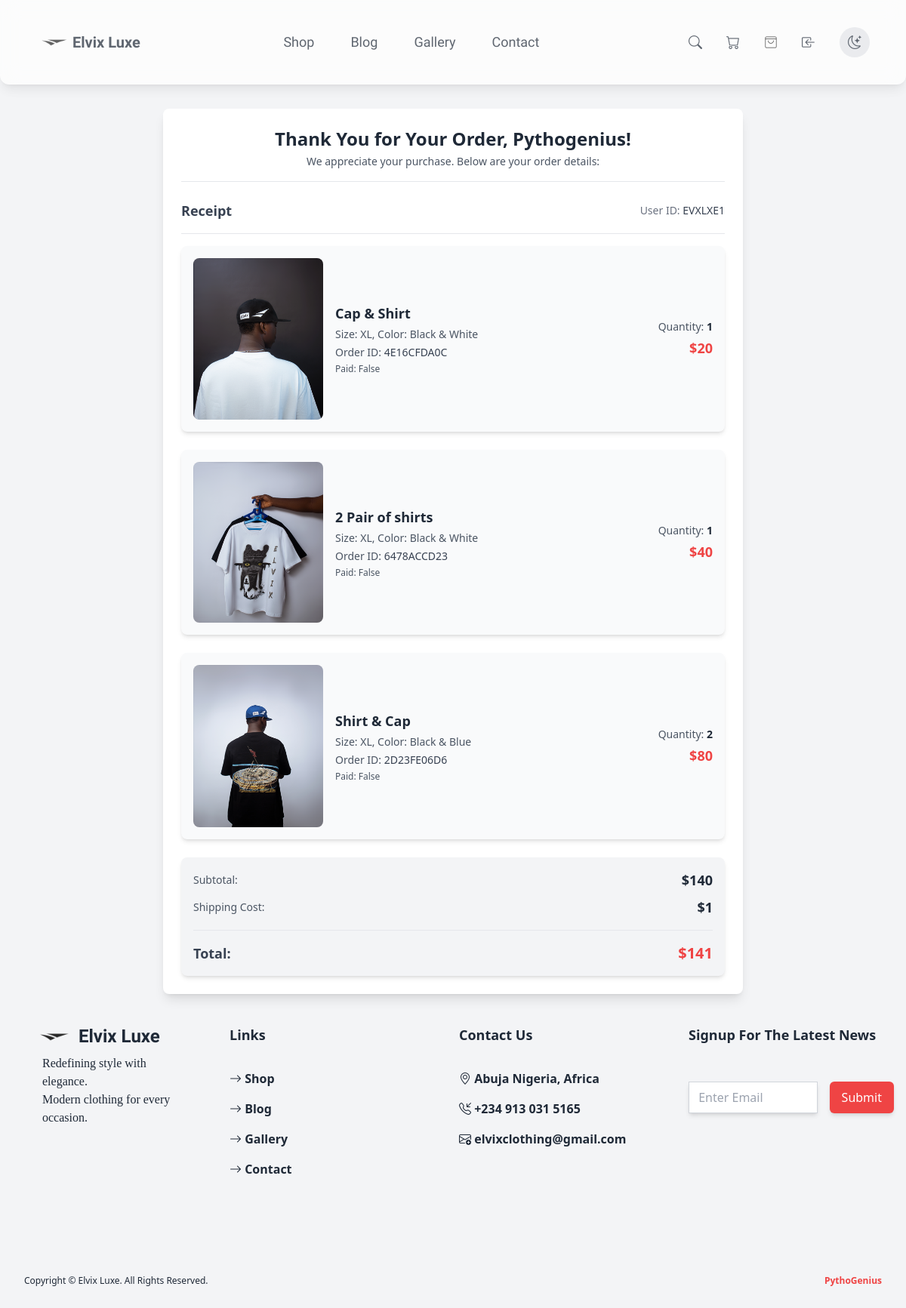
The page /orders/ (signed in) on the database its author committed.
### shop/models.py (models this page shows, shortened)
class MyCustomer(AbstractBaseUser, PermissionsMixin):  # Add PermissionsMixin here
    name = models.CharField(max_length=100, blank=False)
    email = models.EmailField(unique=True, blank=False)
    phone = PhoneNumberField(region='US')
    country = CountryField(blank_label='Select Country', default="NG")
    is_active = models.BooleanField(default=True)
    is_staff = models.BooleanField(default=False)  # Add this field
    is_superuser = models.BooleanField(default=False)  # Add this field
    objects = CustomerManager()
    USERNAME_FIELD = 'email'
    REQUIRED_FIELDS = ['name', 'phone']

class Order(models.Model):
    customer = models.ForeignKey(MyCustomer, on_delete=models.CASCADE, null=True, blank=True)
    products = models.ForeignKey(Products, on_delete=models.CASCADE)
    order_id = models.CharField(max_length=20, unique=True, null=True, blank=True)
    quantity = models.IntegerField(default=1)
    price = models.IntegerField()
    state = models.CharField(max_length=50, default='unknown')
    phone = PhoneNumberField(region='US', default='+11234567890')
    country = CountryField(blank_label='Select Country', default='US')
    name = models.CharField(max_length=50, default='Anonymous User')
    email = models.EmailField(default='unknown@example.com')
    city = models.CharField(max_length=50, default='Unknown City')
    zipcode = models.CharField(max_length=20, blank=True, default='000000')
    date = models.DateField(default=datetime.datetime.today)
    paid = models.BooleanField(default=False)

class Products(models.Model):
    name = models.CharField(max_length=100)
    description = models.CharField(max_length=200, blank=True)
    color = models.CharField(max_length=20, blank=True)
    size = models.CharField(max_length=20, blank=True)
    price = models.CharField(max_length=20, default=0)
    old_price = models.CharField(max_length=20, default=0)
    category = models.ForeignKey(ProductCategory, on_delete=models.CASCADE, null=True, blank=True)
    image_0 = models.ImageField(upload_to='media/')
    class Meta:
        verbose_name_plural = 'Products'

### shop/views.py (the view)
# urls.py: path('orders/', OrderView.as_view(), name='orders'),
@method_decorator(login_required, name='dispatch')
class OrderView(View):
    def get(self, request):
        orders = Order.objects.filter(customer=request.user).order_by('-id')
        if not orders.exists():
            messages.info(request, "You have no orders yet.")
        subtotal = sum(order.price for order in orders)
        shipping_cost = 1
        total = subtotal + shipping_cost
        if request.method  == 'POST':
            form = NewsletterForm(request.POST)
            if form.is_valid():
                form.save()
                return render(request, 'pages/success.html')
        newsletter = NewsletterForm()
        context = {
                'orders': orders,
                'title': 'Your Purchase Summary',
                'newsletter': newsletter,
                'subtotal': subtotal,
                'shipping_cost': shipping_cost,
                'total': total,
        }
        return render(request, 'pages/orders.html', context)

### shop/forms.py
class NewsletterForm(forms.ModelForm):
    class Meta:
        model = Newsletter
        fields = ['email']

### shop/BackendAuth.py (called while the page is built)
    def get_user(self, user_id):
        try:
            return MyCustomer.objects.get(pk=user_id)
        except MyCustomer.DoesNotExist:
            return None

### shop/templates/pages/orders.html (shortened to what this page needs)
{% load static %}
{% load widget_tweaks %}
<!DOCTYPE html>
<html lang="en">
    <head>
        <link rel = 'stylesheet' href='https://unpkg.com/boxicons@2.1.4/css/boxicons.min.css'>
        <link rel = 'stylesheet' href='https://cdn.jsdelivr.net/npm/bootstrap-icons@1.11.3/font/bootstrap-icons.min.css'>
        <link href="https://cdn.jsdelivr.net/npm/tailwindcss@2.2.19/dist/tailwind.min.css" rel="stylesheet">
        <link rel="stylesheet" href="{% static 'src/styles.css' %}">
        <link rel="stylesheet" href="{% static 'style.css' %}">
    </head>
    <body>
        <header class="absolute top-0 w-full">
            <div class="px-2 py-2 lg:px-0 lg:py-0">
                <div class="flex justify-between items-center backdrop-blur-md bg-white opacity-70 rounded-xl p-4 shadow-lg lg:rounded-tl-none lg:rounded-tr-none sticky top-0 z-50">
                    <div class="flex -ml-12 lg:-ml-0">
                        <a href="/" class="flex items-center">
                            <img src="{% static 'elvix.png' %}" alt="Elvix Logo" class="h-20 w-28 object-contain">
                            <span class="text-md lg:text-xl font-magnolia text-gray-800 font-bold -ml-8">
                                Elvix Luxe
                            </span>
                        </a>
                    </div>
                    <nav class="hidden lg:flex lg:mr-2 lg:gap-12 lg:text-gray-800 lg:text-lg font-magnolia">
                        <a href="/" class="hover:text-gray-600 transition">Shop</a>
                        <a href="{% url 'blog' %}" class="hover:text-gray-600 transition">Blog</a>
                        <a href="{% url 'gallery' %}" class="hover:text-gray-600 transition">Gallery</a>
                        <a href="{% url 'contact_us' %}" class="hover:text-gray-600 transition">Contact</a>
                    </nav>
                    <div class="hidden lg:flex items-center mr-8 gap-8 text-gray-800 text-lg font-bold">
                        <a href="#" class="hover:text-gray-600 transition" id="search-icon">
                            <i class="bi bi-search"></i>
                        </a>
                        <a href="{% url 'cart' %}" class="hover:text-gray-600 transition"><i class="bi bi-cart"></i></a>
                        <a href="{% url 'orders' %}" class="hover:text-gray-600 transition">
                        </a>
                        <a class="-mr-8">
                            {% if user.is_authenticated %}
                                <a class='hover:text-gray-600 transition' href="{% url 'logout' %}"><i class="bi bi-box-arrow-in-left"></i></a>
                            {% else %}
                                <a class='hover:text-gray-600 transition' href="{% url 'login' %}"><i class="bi bi-box-arrow-in-right"></i></a>
                            {% endif %}
                        </a>
                        <button id="modeSwitch" class="p-2 w-10 h-10 rounded-full bg-gray-200 hover:bg-gray-300 dark:bg-gray-800 dark:text-gray-200 transition flex items-center justify-center">
                            <i id="themeIcon" class="bi bi-moon-stars"></i>
                        </button>
                    </div>
                </div>
            </div>
        </header>
        <div class="min-h-screen flex items-center justify-center px-6 mt-36 mb-2">
            <div class="bg-white shadow-lg rounded-lg max-w-3xl w-full p-6">
                <div class="text-center border-b pb-4">
                    <h2 class="text-2xl font-bold text-gray-800">Thank You for Your Order, {{ user.name }}!</h2>
                    <p class="text-sm text-gray-600 mt-1">We appreciate your purchase. Below are your order details:</p>
                </div>
                <div class="flex justify-between items-center mt-6 pb-4 border-b">
                    <h2 class="text-lg font-semibold text-gray-700">Receipt</h2>
                    <div>
                        <h2 class="text-sm font-medium text-gray-500">User ID: <span class="text-gray-700">EVXLXE{{ user.id }}</span></h2>
                    </div>
                </div>
                <div class="mt-4 space-y-6">
                    {% for order in orders %}
                    <div class="flex items-center bg-gray-50 rounded-lg p-4 shadow-md">
                        <div class="w-1/4">
                            <img src="{{ order.products.image_0.url }}" alt="Product Image" class="rounded-lg w-full h-auto object-cover">
                        </div>
                        <div class="w-1/2 px-4">
                            <h3 class="text-lg font-semibold text-gray-800">{{ order.products.name }}</h3>
                            <p class="text-sm text-gray-600 mt-1">
                                Size: <span class="font-medium">{{ order.products.size }}</span>,
                                Color: <span class="font-medium">{{ order.products.color }}</span>
                            </p >
                            <p class="text-sm text-gray-600 mt-1">
                                Order ID: <span class="text-gray-700">{{ order.order_id }}</span>
                            </p>
                            <p class="text-xs text-gray-600 mt-1">
                                Paid: <span>{{order.paid}}</span>
                            </p>
                        </div>
                        <div class="flex flex-col items-end w-1/4">
                            <p class="text-sm text-gray-600">Quantity: <span class="font-semibold text-gray-800">{{ order.quantity }}</span></p>
                            <p class="text-lg font-semibold text-red-500 mt-1">${{ order.price }}</p>
                        </div>
                    </div>
                    {% endfor %}
                </div>
                <div class="mt-6 bg-gray-100 rounded-lg p-4 shadow-md">
                    <div class="flex justify-between items-center">
                        <p class="text-sm text-gray-600 font-medium">Subtotal:</p>
                        <p class="text-lg font-semibold text-gray-800">${{ subtotal }}</p>
                    </div>
                    <div class="flex justify-between items-center mt-2">
                        <p class="text-sm text-gray-600 font-medium">Shipping Cost:</p>
                        <p class="text-lg font-semibold text-gray-800">${{ shipping_cost }}</p>
                    </div>
                    <div class="flex justify-between items-center mt-4 border-t pt-4">
                        <p class="text-lg font-semibold text-gray-700">Total:</p>
                        <p class="text-xl font-bold text-red-500">${{ total }}</p>
                    </div>
                </div>
            </div>
        </div>
        <footer class="relative w-full py-8">
            <div class="ml-6 md:ml-8 lg:ml-0">
                <div class="grid grid-cols-1 lg:grid-cols-4 justify-evenly items-start gap-4">
                    <div class="-ml-12 lg:ml-2 lg:-mt-8">
                        <a href="/" class="flex items-center" aria-label="Homepage">
                            <img src="{% static 'elvix.png' %}" alt="Elvix Logo" class="h-24 w-32 object-contain">
                            <span class="text-md lg:text-2xl font-magnolia font-bold -ml-8">
                                Elvix Luxe
                            </span>
                        </a>
                        <p class="whitespace-pre-line m-12 -mt-12 text-left font-[poppins]">
                            Redefining style with elegance.
                            Modern clothing for every occasion.
                        </p>
                    </div>
                    <div class="mb-12 lg:mb-0">
                        <h2 class="text-lg mb-4 lg:mb-8 font-bold">Links</h2>
                        <ul class="font-bold space-y-4 text-left">
                            <li><a href="/"><i class="bi bi-arrow-right"></i> Shop</a></li>
                            <li><a href="{% url 'blog' %}"><i class="bi bi-arrow-right"></i> Blog</a></li>
                            <li><a href="{% url 'gallery' %}"><i class="bi bi-arrow-right"></i> Gallery</a></li>
                            <li><a href="{% url 'contact_us' %}"><i class="bi bi-arrow-right"></i> Contact</a></li>
                        </ul>
                    </div>
                    <div class="mb-12 lg:mb-0">
                        <h2 class="text-lg mb-4 lg:mb-8 font-bold">Contact Us</h2>
                        <ul class="font-bold space-y-4 text-left">
                            <li><i class="bi bi-geo-alt"></i> Abuja Nigeria, Africa</li>
                            <li><i class="bi bi-telephone-inbound"></i> +234 913 031 5165</li>
                            <li><i class="bi bi-envelope-plus"></i> elvixclothing@gmail.com</li>
                        </ul>
                    </div>
                    <div class="mb-12 lg:mb-0">
                        <h2 class="md:text-lg mb-4 lg:mb-8 font-bold">Signup For The Latest News</h2>
                        <div>
                            <form method='POST' novalidate class='space-y-4 flex mr-4'>
                                {{ newsletter.email|add_class:'mt-1 block w-3/4 border border-gray-300 rounded-xs shadow-md p-2 outline-none'|attr:'placeholder: Enter Email'}}
                                <button type="submit" class="bg-red-500 hover:bg-red-600 text-white rounded-md px-4 py-2 font-medium shadow-md hover:shadow-lg transition md:ml-4">Submit</button>
                            </form>
                        </div>
                    </div>
                </div>
            </div>
            <div class='mt-16 lg:mt-32 flex justify-between px-2 lg:px-8 text-xs'>
                <h2> Copyright © Elvix Luxe. All Rights Reserved. </h2>
                <h2><a href="https://github.com/Stephen842" class='text-red-500 font-bold'> PythoGenius </a></h2>
            </div>
        </footer>
    </body>
</html>

### shop/static/style.css (style rules this page uses)
* { box-sizing: border-box; margin: 0; padding: 0; max-width: 100%; }
html { scrollbar-width: none; }
body { overflow: -moz-scrollbars-none; overflow-y: scroll; background-color: var(--bg-color); color: var(--text-color); transition: background-color 0.3s, color 0.3s; }
img { pointer-events: none; user-select: none; }
:root { --bg-color: #f3f4f6; --text-color: #1f2937; }

### rows shown on the page
MyCustomer: name "Pythogenius", id "1"
Order: products.image_0 (picture), products.name "Cap & Shirt", products.size "XL", products.color "Black & White", order_id "4E16CFDA0C", paid "False", quantity "1", price "20"
Order: products.image_0 (picture), products.name "2 Pair of shirts", products.size "XL", products.color "Black & White", order_id "6478ACCD23", paid "False", quantity "1", price "40"
Order: products.image_0 (picture), products.name "Shirt & Cap", products.size "XL", products.color "Black & Blue", order_id "2D23FE06D6", paid "False", quantity "2", price "80"

### other values the page prints
{{ subtotal }} "140"
{{ shipping_cost }} "1"
{{ total }} "141"
